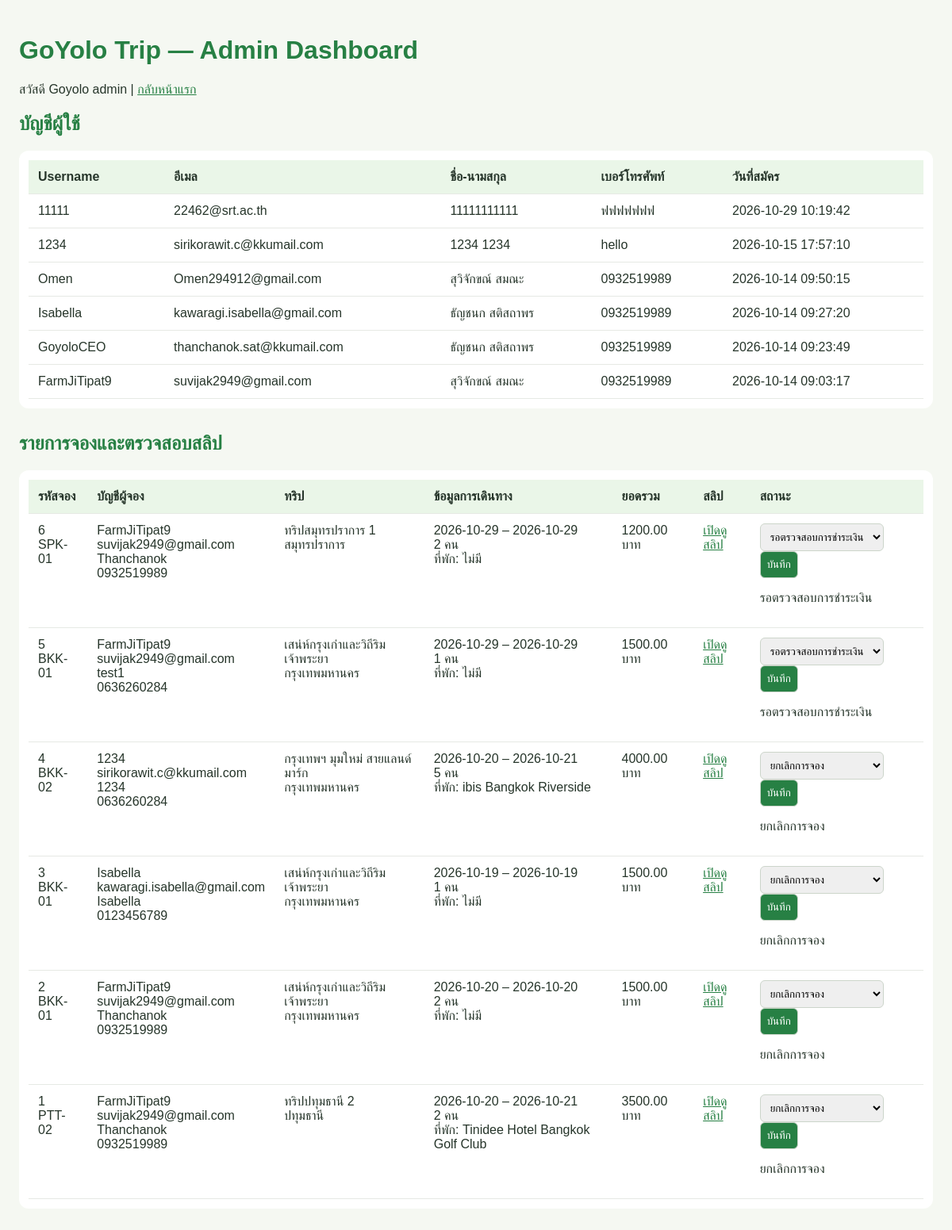
Screenshot of /admin (signed in) with the database file from the repository.
### tables this page shows
CREATE TABLE users (
                id INTEGER PRIMARY KEY AUTOINCREMENT,
                username TEXT NOT NULL COLLATE NOCASE UNIQUE,
                email TEXT NOT NULL COLLATE NOCASE UNIQUE,
                password_hash TEXT NOT NULL,
                full_name TEXT NOT NULL,
                phone TEXT NOT NULL,
                created_at TIMESTAMP DEFAULT CURRENT_TIMESTAMP
            , is_admin INTEGER NOT NULL DEFAULT 0);

CREATE TABLE bookings (
                id INTEGER PRIMARY KEY AUTOINCREMENT,
                user_id INTEGER NOT NULL,
                code TEXT NOT NULL,
                province TEXT NOT NULL,
                tour_name TEXT NOT NULL,
                name TEXT NOT NULL,
                phone TEXT NOT NULL,
                travelers INTEGER NOT NULL,
                start_date TEXT NOT NULL,
                end_date TEXT,
                hotel_name TEXT,
                nights INTEGER DEFAULT 0,
                single_rooms INTEGER DEFAULT 0,
                double_rooms INTEGER DEFAULT 0,
                trip_total REAL NOT NULL,
                hotel_total REAL NOT NULL,
                total REAL NOT NULL,
                slip_filename TEXT,
                status TEXT NOT NULL DEFAULT 'รอตรวจสอบการชำระเงิน',
                created_at TIMESTAMP DEFAULT CURRENT_TIMESTAMP,
                FOREIGN KEY (user_id) REFERENCES users(id)
            );

### app.py (the view)
@app.route("/admin")
def admin():
    if not admin_required():
        return redirect(url_for("login"))
    with sqlite3.connect(DATABASE) as conn:
        conn.row_factory = sqlite3.Row
        users = conn.execute("""
            SELECT id, username, email, full_name, phone, created_at
            FROM users
            WHERE is_admin = 0
            ORDER BY id DESC
        """).fetchall()
        bookings = conn.execute("""
            SELECT
                b.*,
                u.username AS account_username,
                u.email AS account_email
            FROM bookings b
            JOIN users u ON u.id = b.user_id
            ORDER BY b.created_at DESC, b.id DESC
        """).fetchall()
    return render_template(
        "admin.html",
        users=users,
        bookings=bookings,
        statuses=BOOKING_STATUSES
    )

### app.py (called while the page is built)
def admin_required():
    return (
        "user_id" in session
        and session.get("is_admin") is True
    )

### templates/admin.html (shortened to what this page needs)
<!DOCTYPE html>
<html lang="th">
<head>
</head>
<body>
    <h1>GoYolo Trip — Admin Dashboard</h1>
    <p>สวัสดี {{ session.get('username') }} |
       <a href="{{ url_for('home') }}">กลับหน้าแรก</a>
    </p>
    <h2>บัญชีผู้ใช้</h2>
    <div class="table-wrap">
        <table>
            <thead>
                <tr>
                    <th>Username</th>
                    <th>อีเมล</th>
                    <th>ชื่อ-นามสกุล</th>
                    <th>เบอร์โทรศัพท์</th>
                    <th>วันที่สมัคร</th>
                </tr>
            </thead>
            <tbody>
                {% for user in users %}
                <tr>
                    <td>{{ user.username }}</td>
                    <td>{{ user.email }}</td>
                    <td>{{ user.full_name }}</td>
                    <td>{{ user.phone }}</td>
                    <td>{{ user.created_at }}</td>
                </tr>
                {% else %}
                <tr><td colspan="5">ยังไม่มีบัญชีผู้ใช้</td></tr>
                {% endfor %}
            </tbody>
        </table>
    </div>
    <h2>รายการจองและตรวจสอบสลิป</h2>
    <div class="table-wrap">
        <table>
            <thead>
                <tr>
                    <th>รหัสจอง</th>
                    <th>บัญชีผู้จอง</th>
                    <th>ทริป</th>
                    <th>ข้อมูลการเดินทาง</th>
                    <th>ยอดรวม</th>
                    <th>สลิป</th>
                    <th>สถานะ</th>
                </tr>
            </thead>
            <tbody>
                {% for trip in bookings %}
                <tr>
                    <td>{{ trip.id }}<br>{{ trip.code }}</td>
                    <td>
                        {{ trip.account_username }}<br>
                        {{ trip.account_email }}<br>
                        {{ trip.name }}<br>
                        {{ trip.phone }}
                    </td>
                    <td>
                        {{ trip.tour_name }}<br>
                        {{ trip.province }}
                    </td>
                    <td>
                        {{ trip.start_date }} – {{ trip.end_date or '-' }}<br>
                        {{ trip.travelers }} คน<br>
                        ที่พัก: {{ trip.hotel_name or 'ไม่มี' }}
                    </td>
                    <td>{{ "%.2f"|format(trip.total) }} บาท</td>
                    <td>
                        {% if trip.slip_filename %}
                        <a href="{{ url_for(
                            'admin_slip',
                            filename=trip.slip_filename
                        ) }}" target="_blank" rel="noopener">
                            เปิดดูสลิป
                        </a>
                        {% else %}
                        ไม่มีไฟล์
                        {% endif %}
                    </td>
                    <td>
                        <form method="POST"
                              action="{{ url_for(
                                  'admin_update_status',
                                  booking_id=trip.id
                              ) }}">
                            <select name="status">
                                {% for status in statuses %}
                                <option value="{{ status }}"
                                    {% if status == trip.status %}
                                    selected
                                    {% endif %}>
                                    {{ status }}
                                </option>
                                {% endfor %}
                            </select>
                            <button type="submit">บันทึก</button>
                        </form>
                        <p>{{ trip.status }}</p>
                    </td>
                </tr>
                {% else %}
                <tr><td colspan="7">ยังไม่มีรายการจอง</td></tr>
                {% endfor %}
            </tbody>
        </table>
    </div>
</body>
</html>

### templates/admin.html (style rules this page uses)
body { font-family: Arial, sans-serif; margin: 0; padding: 24px; background: #f5f8f2; color: #26352a; }
h1, h2 { color: #278044; }
.table-wrap { overflow-x: auto; background: white; border-radius: 12px; padding: 12px; margin-bottom: 30px; }
table { border-collapse: collapse; width: 100%; min-width: 750px; }
th, td { padding: 12px; border-bottom: 1px solid #e6e9e4; text-align: left; vertical-align: top; }
th { background: #eaf6e8; }
input, select, button { padding: 8px; border-radius: 6px; border: 1px solid #ccd5ca; }
button { background: #278044; color: white; cursor: pointer; }
a { color: #278044; }

### rows the page displays
users: username "11111", email "22462@srt.ac.th", full_name "11111111111", phone "ฟฟฟฟฟฟฟ", created_at "2026-10-29 10:19:42"
users: username "1234", email "sirikorawit.c@kkumail.com", full_name "1234 1234", phone "hello", created_at "2026-10-15 17:57:10"
users: username "Omen", email "Omen294912@gmail.com", full_name "สุวิจักขณ์ สมณะ", phone "0932519989", created_at "2026-10-14 09:50:15"
users: username "Isabella", email "kawaragi.isabella@gmail.com", full_name "ธัญชนก สติสถาพร", phone "0932519989", created_at "2026-10-14 09:27:20"
users: username "GoyoloCEO", email "thanchanok.sat@kkumail.com", full_name "ธัญชนก สติสถาพร", phone "0932519989", created_at "2026-10-14 09:23:49"
users: username "FarmJiTipat9", email "suvijak2949@gmail.com", full_name "สุวิจักขณ์ สมณะ", phone "0932519989", created_at "2026-10-14 09:03:17"
bookings: id "6", code "SPK-01", account_username "FarmJiTipat9", account_email "suvijak2949@gmail.com", name "Thanchanok", phone "0932519989", tour_name "ทริปสมุทรปราการ 1", province "สมุทรปราการ", start_date "2026-10-29", end_date "2026-10-29", travelers "2", hotel_name "ไม่มี", total "1200.00", status "รอตรวจสอบการชำระเงิน"
bookings: id "5", code "BKK-01", account_username "FarmJiTipat9", account_email "suvijak2949@gmail.com", name "test1", phone "0636260284", tour_name "เสน่ห์กรุงเก่าและวิถีริมเจ้าพระยา", province "กรุงเทพมหานคร", start_date "2026-10-29", end_date "2026-10-29", travelers "1", hotel_name "ไม่มี", total "1500.00", status "รอตรวจสอบการชำระเงิน"
bookings: id "4", code "BKK-02", account_username "1234", account_email "sirikorawit.c@kkumail.com", name "1234", phone "0636260284", tour_name "กรุงเทพฯ มุมใหม่ สายแลนด์มาร์ก", province "กรุงเทพมหานคร", start_date "2026-10-20", end_date "2026-10-21", travelers "5", hotel_name "ibis Bangkok Riverside", total "4000.00", status "ยกเลิกการจอง"
bookings: id "3", code "BKK-01", account_username "Isabella", account_email "kawaragi.isabella@gmail.com", name "Isabella", phone "0123456789", tour_name "เสน่ห์กรุงเก่าและวิถีริมเจ้าพระยา", province "กรุงเทพมหานคร", start_date "2026-10-19", end_date "2026-10-19", travelers "1", hotel_name "ไม่มี", total "1500.00", status "ยกเลิกการจอง"
bookings: id "2", code "BKK-01", account_username "FarmJiTipat9", account_email "suvijak2949@gmail.com", name "Thanchanok", phone "0932519989", tour_name "เสน่ห์กรุงเก่าและวิถีริมเจ้าพระยา", province "กรุงเทพมหานคร", start_date "2026-10-20", end_date "2026-10-20", travelers "2", hotel_name "ไม่มี", total "1500.00", status "ยกเลิกการจอง"
bookings: id "1", code "PTT-02", account_username "FarmJiTipat9", account_email "suvijak2949@gmail.com", name "Thanchanok", phone "0932519989", tour_name "ทริปปทุมธานี 2", province "ปทุมธานี", start_date "2026-10-20", end_date "2026-10-21", travelers "2", hotel_name "Tinidee Hotel Bangkok Golf Club", total "3500.00", status "ยกเลิกการจอง"

### other values shown
{{ session.get('username') }} "Goyolo admin"
